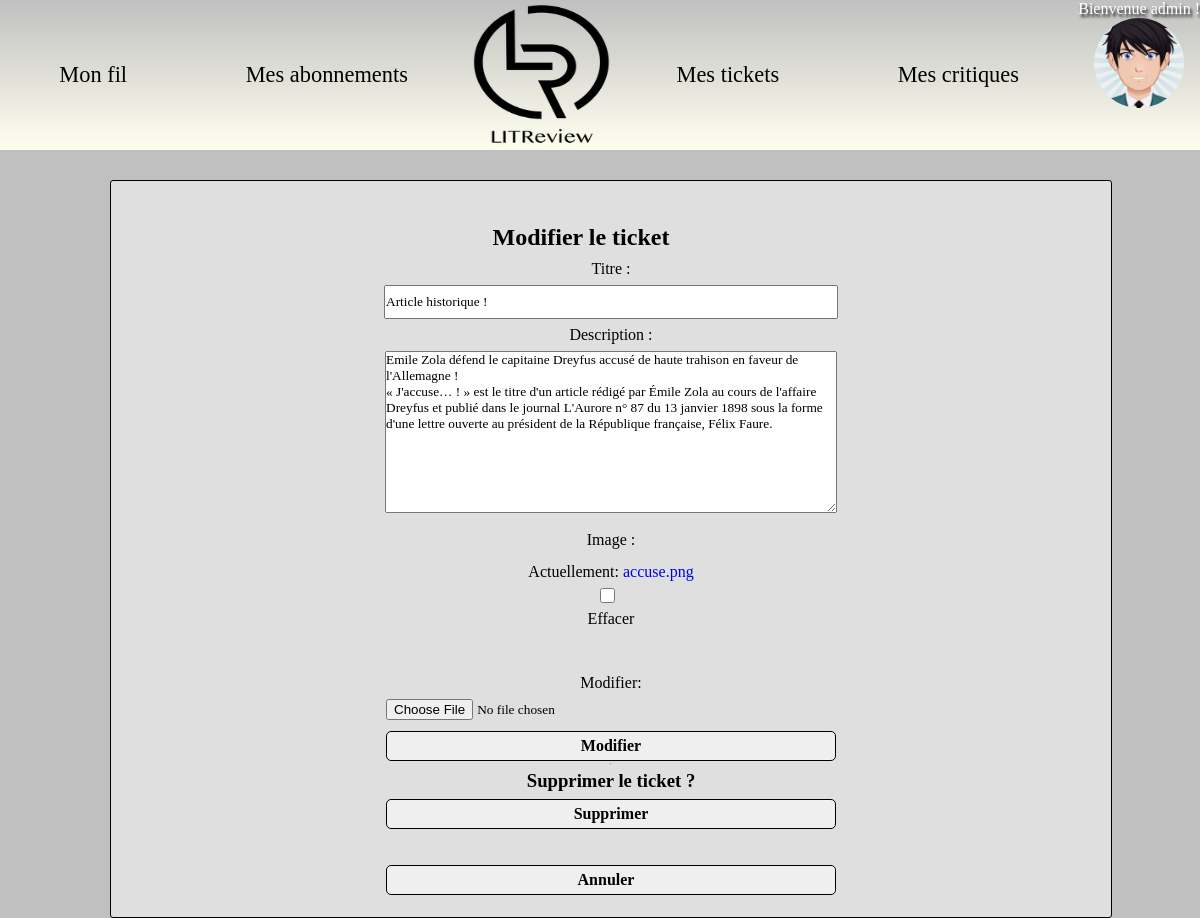
/edit-ticket/20/ (signed in), run on the app's committed database.
### authentication/models.py (models this page shows)
class User(AbstractUser):
    profile_photo = models.ImageField(verbose_name='photo de profil', default='default_profile.png',
                                      upload_to='static/img')
    follows = models.ManyToManyField(
        'self',
        symmetrical=False,
        verbose_name='suit'
    )
    followed_by = models.ManyToManyField(
        'self',
        symmetrical=False,
        verbose_name='suivi par',
        related_name='followers'
    )

### review/models.py (models this page shows, shortened)
class Ticket(models.Model):
    title = models.CharField(max_length=128, verbose_name='Titre')
    description = models.TextField(max_length=2048, blank=True, verbose_name='Description')
    image = models.ImageField(null=True, blank=True)
    time_created = models.DateTimeField(auto_now_add=True)
    user = models.ForeignKey(to=settings.AUTH_USER_MODEL, on_delete=models.CASCADE)
    has_review = models.BooleanField(default=False)
    IMAGE_MAX_SIZE = (800, 800)

### review/views.py (the view, shortened to what this page needs)
# urls.py: path('edit-ticket/<int:ticket_id>/', edit_ticket, name='edit_ticket'),
@login_required
def edit_ticket(request, ticket_id):
    ticket = get_object_or_404(models.Ticket, id=ticket_id)
    edit_form = forms.TicketForm(instance=ticket)
    delete_form = forms.TicketFormDelete()
    if ticket.user != request.user:
        raise PermissionDenied()
    context = {
        'edit_form': edit_form,
        'ticket': ticket,
        'delete_form': delete_form
    }
    return render(
        request,
        'review/edit_ticket.html',
        context
    )

### review/forms.py
class TicketForm(forms.ModelForm):
    edit_ticket = forms.BooleanField(widget=forms.HiddenInput, initial=True)
    class Meta:
        model = models.Ticket
        fields = ['title', 'description', 'image']

class TicketFormDelete(forms.Form):
    delete_ticket = forms.BooleanField(widget=forms.HiddenInput, initial=True)

### review/templates/review/edit_ticket.html (shortened to what this page needs)
{% extends 'base.html' %}
{% block content %}
    <div class="form edit_form__ticket">
        <h2>Modifier le ticket</h2>
        <form method="post" enctype="multipart/form-data">
            {{ edit_form.as_p }}
            <button class="btn" type="submit" >Modifier</button>
        </form>
        <hr>
        <h3>Supprimer le ticket ?</h3>
        <form method="post">
            <button class="btn" type="submit" >Supprimer</button>
        </form>
           <br>
        <button class="butn">
                <a id="return" href="{% url 'feed' %}">Annuler</a>
                </button>
    </div>
{% endblock content %}

### templates/base.html (shortened to what this page needs)
<!DOCTYPE html>
{% load static %}
 <html lang="fr">
    <head>
      <link rel="stylesheet" href="{% static 'css/style.css' %}">
    </head>
   <body>
     <header id="navbar" class="nav">
       {%if user.is_authenticated %}
         <a href="{% url 'feed' %}">Mon fil </a>
         <a href="{% url 'subscriptions' user.username%}">Mes abonnements </a>
       {% endif %}
        <img class="logo" src="{% static 'img/LITReview_logo.png' %}">
       {%if user.is_authenticated %}
          <a href="{% url 'ticket_view' %}">Mes tickets </a>
          <a href="{% url 'review_view' %}">Mes critiques </a>
         <div class="dropdown">
           <a class="nav-item" href="#" id="navDropdown" role="button" data-toggle="dropdown">
               <p>Bienvenue {{ user.username }} ! </p>
                    {% if user.profile_photo %}
                    <img class="profile-pic" width="90" height="90" src="{{ user.profile_photo.url }}"
                    alt="{{ user.username }} profile picture">
                    {% else %}
                    <img class="profile-pic" width="90" height="90" src="{% static 'img/default_profile.png' %}"
                    alt="{{ user.username }} profile picture">
                    {% endif %}
           </a>
        </div>
       {% endif %}
     </header>
        <div class="container_message">
            {% block content %}{% endblock %}
        </div>
   </body>
 </html>

### static/css/style.css (style rules this page uses)
html { background-color: #C0C0C0; }
* { margin: 0; padding: 0; font-family: "Montserrat, Sans-serif"; list-style: none; text-decoration: none; }
.profile-pic { max-width: 120px; clip-path: circle(); display: block; margin: auto; }
.form { position: absolute; background-color: rgba(255, 255, 255, 0.5); min-height: 500px; width: 80%; margin-left: 110px; margin-top: 180px; margin-bottom: 10px; text-align: center; padding: 30px 20px 20px 20px; border-radius: 3px; border: 1px solid #000; display: flex; flex-direction: column; align-items: center; line-height: 2em; }
.form textarea { width: 450px; font-family: "Montserrat, Sans-serif"; color: #000; }
.form input, .form label { margin: auto; display: block; font-family: "Montserrat, Sans-serif"; color: #000; }
.form input { width: 450px; height: 30px; }
input[type="checkbox"] { width: 15px; height: 15px; display: bloc; margin-left: 216px; }
.btn { display: block; font-family: "Montserrat, Sans-serif"; width: 450px; color: #000; font-size: medium; font-weight: bold; height: 30px; background-color: rgba(255, 255, 255, 0.5); border: solid 1px #000; border-radius: 5px; transition: all 0.3s; margin: 2px 2px 2px 2px; }
.butn { font-family: "Montserrat, Sans-serif"; margin-left: 360px; color: #000; font-size: medium; font-weight: bold; width: 450px; height: 30px; position: relative; padding-right:10px; background-color: rgba(255, 255, 255, 0.5); border: solid 1px #000; border-radius: 5px; transition: all 0.3s; margin: 2px 2px 2px 2px; }
.butn a { display: block; color: #000; }
.logo { position: sticky; right: 46%; width: 150px; height: 150px; }
header { position: fixed; width: 100%; height: 150px; display: flex; background: linear-gradient(#C0C0C0, #FFFFF0); }
header > a, header > p, header button { color: black; margin:auto; font-size: 1.4em; }
header .dropdown { position: relative; }
li a { color: black; }
header .nav-item { color: white; }
header p { text-shadow:2px 3px 3px black; }
h2 { padding-top: 10px; margin-right: 60px; text-align: center; }
ul.messages li.success, ul.messages li.error, { margin:0; list-style:none; color:#fff; }

### data on the page
User: username "admin", profile_photo (picture)
Ticket: title "Article historique !", description "Emile Zola défend le capitaine Dreyfus accusé de haute trahison en faveur de l'Allemagne ! « J'accuse… ! » est le titre d'un article rédigé par Émile Zola au cours de l'affaire Dreyfus et publié dans le journal L'Aurore n° 87 du 13 janvier 1898 sous la forme d'une lettre ouverte au président de la République française, Félix Faure."
